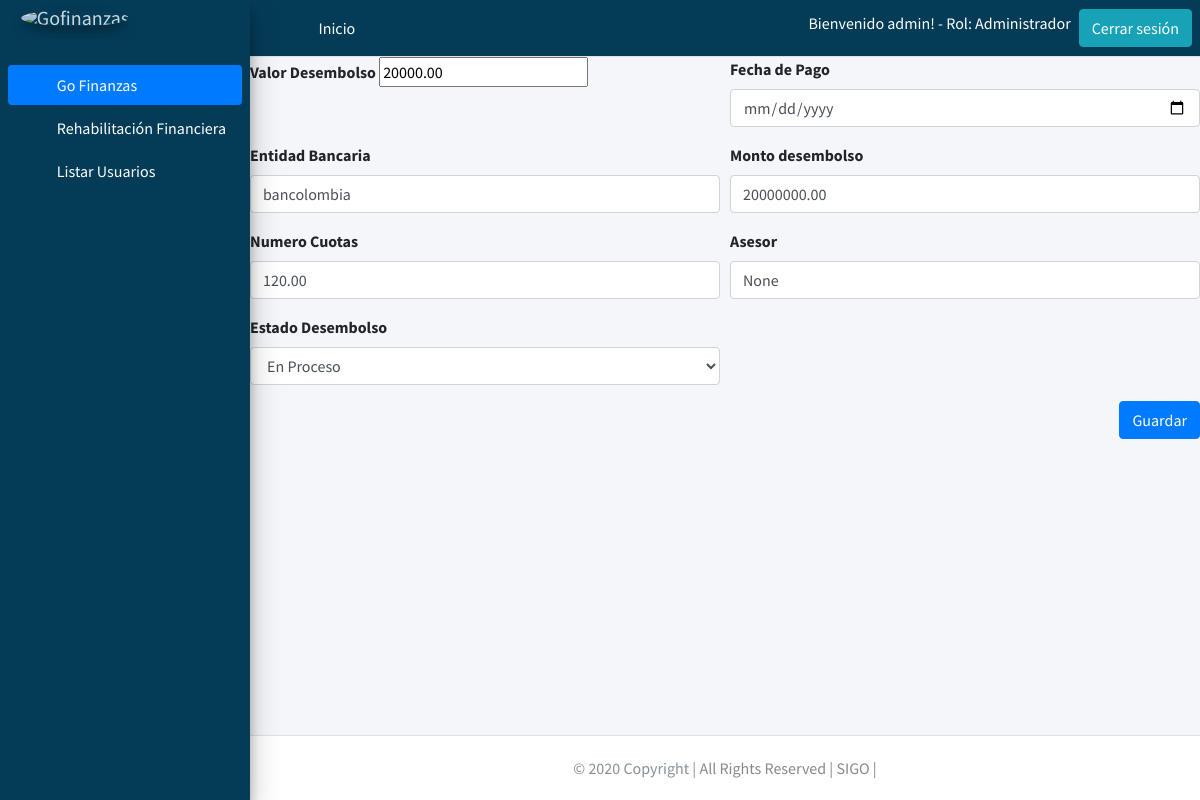
/editardesembolso/5/ (signed in), run on the app's committed database.
### users/models.py (models this page shows, shortened)
class Profile(models.Model):
    user = models.OneToOneField(User, on_delete=models.PROTECT)
    rol = models.ForeignKey(Rol, on_delete=models.PROTECT)
    class Meta:
        permissions = (("registrarusuarios", "registrarusuarios"),)

class Rol(models.Model):
    descripcion = models.CharField(max_length=30)

### gestionfinanciera/models.py (models this page shows, shortened)
class Disbursement(models.Model):
    Future_Value_Portfolio = models.DecimalField(max_digits=20, decimal_places=2,blank=True, null=True)
    Payment_Value = models.DecimalField(max_digits=20, decimal_places=2,blank=True, null=True)
    Banking_Entity = models.CharField(max_length=20, null=True,blank=True)
    Pay_Date = models.DateField(default=datetime.datetime.today, blank=True, null=True)
    Disbursement_Amount = models.DecimalField(max_digits=20, decimal_places=2,blank=True, null=True)
    Number_Installment = models.DecimalField(max_digits=20, decimal_places=2,blank=True, null=True)
    Disbursement_Value = models.DecimalField(max_digits=20, decimal_places=2,blank=True, null=True)
    Adviser = models.CharField(max_length=20, null=True,blank=True)
    State = models.CharField(max_length=20, blank=True, null=True)
    Fk_Management_Type = models.ForeignKey(Management_Type, null=True, on_delete = models.CASCADE,blank=True) # se crea una llave foranea llamando al modelo

### gestionfinanciera/views.py (the view, shortened to what this page needs)
# urls.py: path('editardesembolso/<int:pk>/', views.DisbursementUpdate.as_view(), name="editardesembolso"), # ruta para editar los datos de los desembolsos de un cliente
class DisbursementUpdate(UpdateView):
    model = Disbursement
    template_name = 'gestionfinanciera/bank_management/disbursement_edit.html'
    fields = ['Future_Value_Portfolio', 'Payment_Value', 'Banking_Entity',
    'Pay_Date','Disbursement_Amount','Number_Installment','Disbursement_Value',
    'Adviser','State','Fk_Management_Type']
    def get_context_data(self,**kwargs):
        context = super(DisbursementUpdate,self).get_context_data(**kwargs)
        context['desembolso'] = Disbursement.objects.filter(Fk_Management_Type=self.kwargs['pk'])
        context['management_typeId'] = self.kwargs['pk']
        return context

### Templates/gestionfinanciera/bank_management/disbursement_edit.html (shortened to what this page needs)
{% extends 'base/base.html' %}
{% block content %}
<form action="{%url 'editardesembolso' management_typeId %}" method="post">
  <div class="form-row">
    <div class="form-group col-md-6">
      <label for="Payment_Value">Valor Desembolso</label>
      <input type="number" class="form" id="Payment_Value" name="Payment_Value" value="{{disbursement.Payment_Value}}">
    </div>
    <div class="form-group col-md-6">
      <label for="Pay_Date">Fecha de Pago</label>
      <input type="date" class="form-control" id="Pay_Date" name="Pay_Date" value="{{disbursement.Pay_Date}}">
    </div>
  </div>
  <div class="form-row">
    <div class="form-group col-md-6">
      <label for="Banking_Entity">Entidad Bancaria</label>
      <input type="text" class="form-control" id="Banking_Entity" name="Banking_Entity" value="{{disbursement.Banking_Entity}}">
    </div>
    <div class="form-group col-md-6">
      <label for="Disbursement_Amount">Monto desembolso</label>
      <input type="number" class="form-control" id="Disbursement_Amount" name="Disbursement_Amount" placeholder="" value="{{disbursement.Disbursement_Amount}}">
    </div>
  </div>
  <div class="form-row">
    <div class="form-group col-md-6">
      <label for="Number_Installment">Numero Cuotas</label>
      <input type="text" class="form-control" id="Number_Installment" name="Number_Installment" value="{{disbursement.Number_Installment}}">
    </div>
    <div class="form-group col-md-6">
      <label for="Adviser">Asesor</label>
      <input type="text" class="form-control" id="Adviser" name="Adviser" placeholder="" value="{{disbursement.Adviser}}">
    </div>
  </div>
  <div class="form-row">
    <div class="form-group col-md-6">
      <label>Estado Desembolso</label>
        <select class="form-control " name="State" id="State" value="{{disbursement.State}}">
          <option value="{{disbursement.State}}" disabled selected>{{disbursement.State}}</option>
        </select>
    </div>
    <div class="form-group col-md-6">
    </div>
  </div>
  <div style="text-align: right">
    <button type="submit" class="btn btn-primary">Guardar</button>
  </div>
</form>
{% endblock %}

### Templates/base/base.html (shortened to what this page needs)
{% load static %}
<!DOCTYPE html>
<html lang="en">
<head>
  <link rel="stylesheet" href="{% static 'plugins/fontawesome-free/css/all.min.css' %}">
  <link rel="stylesheet" href="{% static 'plugins/overlayScrollbars/css/OverlayScrollbars.min.css' %} ">
  <link rel="stylesheet" href="{% static 'dist/css/adminlte.min.css' %} ">
</head>
<body class="hold-transition sidebar-mini layout-fixed layout-navbar-fixed layout-footer-fixed">
<div class="wrapper">
  <nav class="main-header navbar navbar-expand navbar-white navbar-light" style="background-color:#043c58 ;">
    <ul class="navbar-nav  mr-auto">
      <li class="nav-item">
        <a class="nav-link" data-widget="pushmenu" href="#" role="button"><i class="fas fa-bars"></i></a>
      </li>
      <li class="nav-item d-none d-sm-inline-block">
        {% if user.is_authenticated %}
          <a href="{% url 'listarcliente' %}" class="nav-link" style="color:white;">Inicio</a>
        {% else %}
        <a href="{% url 'index' %}" class="nav-link" style="color:white;">Inicio</a>
        {% endif %}
      </li>
    </ul>
        {% if user.is_authenticated %}
          <h6 class="ml-5" style="color:white;">Bienvenido {{ user.username }}! - Rol: {{ user.profile.rol.descripcion }}</h6>
          <a style="text-align: right" href="{% url 'logout' %}" class="btn btn-info ml-2">Cerrar sesión</a>
        {% else %}
          <a href="{% url 'login' %}" class="btn btn-danger ml-2">Iniciar Sesión</a>
        {% endif %}
    </nav>
  <aside class="main-sidebar sidebar-primary elevation-4" style="background-color:#043c58 ;">
    {% if user.is_authenticated %}
    <a href="{% url 'listarcliente' %}" class="brand-link">
      <img src="{% static 'dist/img/SIGO.png' %}" alt="Gofinanzas" class="brand-image img-circle elevation-3"
           style="opacity: .8">
    </a>
    {% else %}
    <a href="{% url 'index' %}" class="brand-link">
      <img src="{% static 'dist/img/SIGO.png' %}" alt="Gofinanzas" class="brand-image img-circle elevation-3"
           style="opacity: .8">
      <span class="brand-text font-weight-light">Go Finanzas</span>
    </a>
    {% endif %}
    <div class="sidebar">
      <nav class="mt-2">
        <ul class="nav nav-pills nav-sidebar flex-column" data-widget="treeview" role="menu" data-accordion="false">
          <li class="nav-item has-treeview menu-open">
            {% if user.is_authenticated %}
            <a href="" class="nav-link active">
              <i class="nav-icon fas fa-tachometer-alt"></i>
              <p style="color:white;">
                Go Finanzas
                <i class="right fas fa-angle-left"></i>
              </p>
            </a>
            <ul class="nav nav-treeview">
              <li class="nav-item">
                <a href="{% url 'listarcliente' %}" class="nav-link">
                  <i class="far fa-circle nav-icon"></i>
                  <p style="color:white;">Rehabilitación Financiera</p>
                </a>
              </li>
              {% if user.profile.rol.id == 2 %}
                <li class="nav-item">
                  <a href="{% url 'users:userslist' %}" class="nav-link">
                    <i class="far fa-circle nav-icon"></i>
                    <p style="color:white;">Listar Usuarios</p>
                  </a>
                </li>
              {% endif %}
            </ul>
            {% endif %}
          </li>
      </nav>
    </div>
  </aside>
  <div class="content-wrapper">
    {% block content %}{% endblock %}
  </div>
  <footer class="main-footer">
    <div class="footer-copyright text-center py-1">© 2020 Copyright |
      <a style="color: #888888">All Rights Reserved | SIGO |</a>
    </div>
  </footer>
</div>
</body>
</html>

### data on the page
Disbursement: Payment_Value "20000.00", Banking_Entity "bancolombia", Disbursement_Amount "20000000.00", Number_Installment "120.00", Adviser "None", State "En Proceso"

### other printed values
{{ user.username }} "admin"
{{ user.profile.rol.descripcion }} "Administrador"
